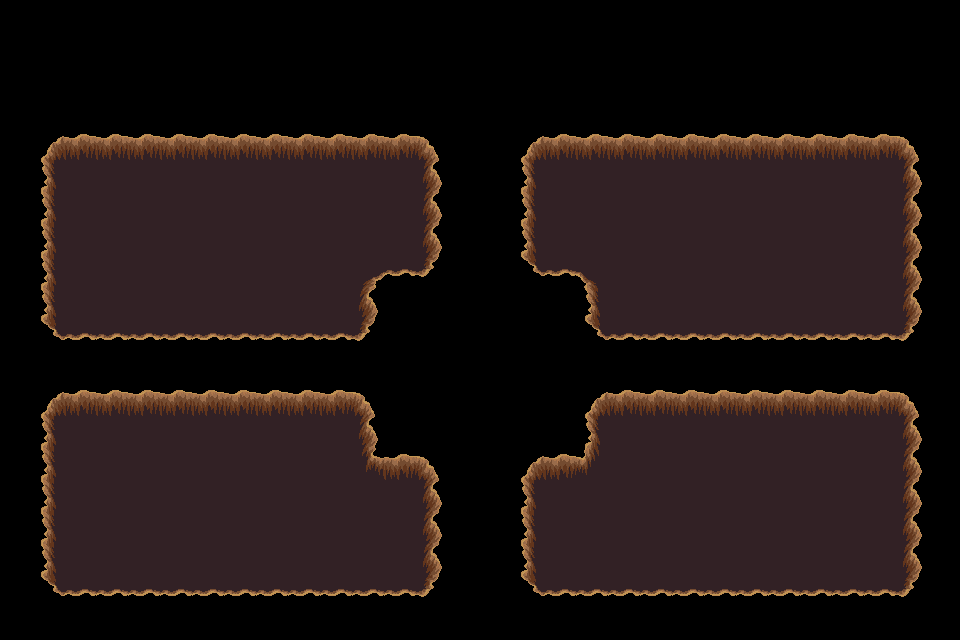

This is a level from a 2D game, rendered from its Tiled map with the project's own tilesets. A one-line summary and the complete map file follow:
An orthogonal 30x20 tile map with 32x32 px tiles, 1 tile layer (trou), 2 tilesets.

<map version="1.4" tiledversion="1.4.3" orientation="orthogonal" renderorder="right-down" width="30" height="20" tilewidth="32" tileheight="32" infinite="0" nextlayerid="9" nextobjectid="1">
 <tileset firstgid="1" source="../../dungeon_green.tsx" />
 <tileset firstgid="530" source="../../dungeon.tsx" />
 <layer id="8" name="trou" width="30" height="20">
  <data encoding="csv">
0,0,0,0,0,0,0,0,0,0,0,0,0,0,0,0,0,0,0,0,0,0,0,0,0,0,0,0,0,0,
0,0,0,0,0,0,0,0,0,0,0,0,0,0,0,0,0,0,0,0,0,0,0,0,0,0,0,0,0,0,
0,0,0,0,0,0,0,0,0,0,0,0,0,0,0,0,0,0,0,0,0,0,0,0,0,0,0,0,0,0,
0,0,0,0,0,0,0,0,0,0,0,0,0,0,0,0,0,0,0,0,0,0,0,0,0,0,0,0,0,0,
0,432,433,433,433,433,433,433,433,433,433,433,433,434,0,0,432,433,433,433,433,433,433,433,433,433,433,433,434,0,
0,455,456,456,456,456,456,456,456,456,456,456,456,457,0,0,455,456,456,456,456,456,456,456,456,456,456,456,457,0,
0,455,456,456,456,456,456,456,456,456,456,456,456,457,0,0,455,456,456,456,456,456,456,456,456,456,456,456,457,0,
0,455,456,456,456,456,456,456,456,456,456,456,456,457,0,0,455,456,456,456,456,456,456,456,456,456,456,456,457,0,
0,455,456,456,456,456,456,456,456,456,456,387,479,480,0,0,478,479,388,456,456,456,456,456,456,456,456,456,457,0,
0,455,456,456,456,456,456,456,456,456,456,457,0,0,0,0,0,0,455,456,456,456,456,456,456,456,456,456,457,0,
0,478,479,479,479,479,479,479,479,479,479,480,0,0,0,0,0,0,478,479,479,479,479,479,479,479,479,479,480,0,
0,0,0,0,0,0,0,0,0,0,0,0,0,0,0,0,0,0,0,0,0,0,0,0,0,0,0,0,0,0,
0,432,433,433,433,433,433,433,433,433,433,434,0,0,0,0,0,0,432,433,433,433,433,433,433,433,433,433,434,0,
0,455,456,456,456,456,456,456,456,456,456,457,0,0,0,0,0,0,455,456,456,456,456,456,456,456,456,456,457,0,
0,455,456,456,456,456,456,456,456,456,456,410,433,434,0,0,432,433,411,456,456,456,456,456,456,456,456,456,457,0,
0,455,456,456,456,456,456,456,456,456,456,456,456,457,0,0,455,456,456,456,456,456,456,456,456,456,456,456,457,0,
0,455,456,456,456,456,456,456,456,456,456,456,456,457,0,0,455,456,456,456,456,456,456,456,456,456,456,456,457,0,
0,455,456,456,456,456,456,456,456,456,456,456,456,457,0,0,455,456,456,456,456,456,456,456,456,456,456,456,457,0,
0,478,479,479,479,479,479,479,479,479,479,479,479,480,0,0,478,479,479,479,479,479,479,479,479,479,479,479,480,0,
0,0,0,0,0,0,0,0,0,0,0,0,0,0,0,0,0,0,0,0,0,0,0,0,0,0,0,0,0,0
</data>
 </layer>
</map>
